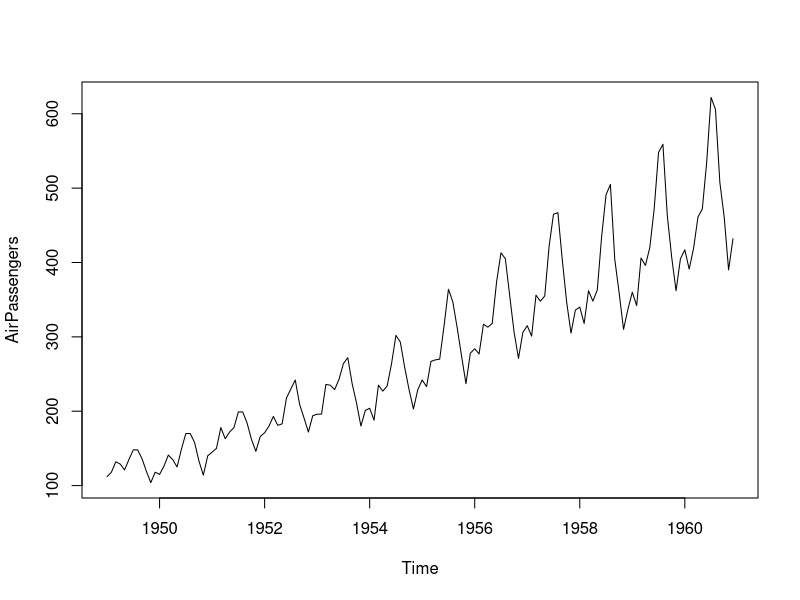
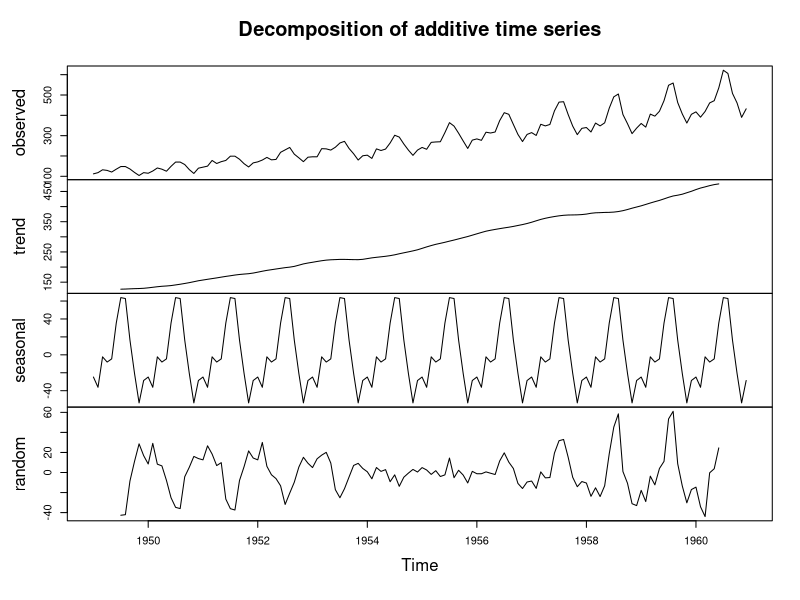
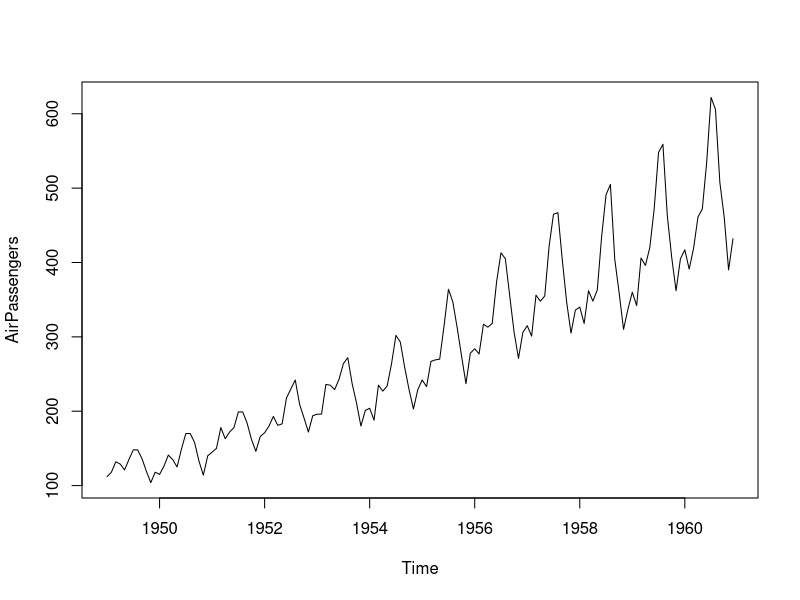
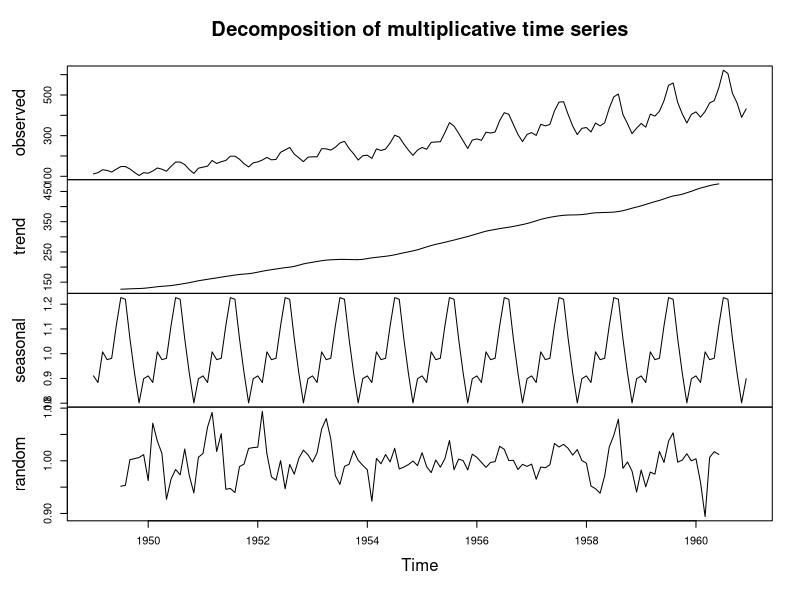

The R source for these figures, in order:
## ---- chunk 1
knitr::opts_chunk$set(echo = TRUE)
## ---- chunk 2
data("AirPassengers")
plot(AirPassengers)
ourDecomposition <- decompose(AirPassengers, type="additive")
plot(ourDecomposition)
## ---- chunk 3
data("AirPassengers")
plot(AirPassengers)
ourDecomposition <- decompose(AirPassengers, type="multiplicative")
plot(ourDecomposition)

